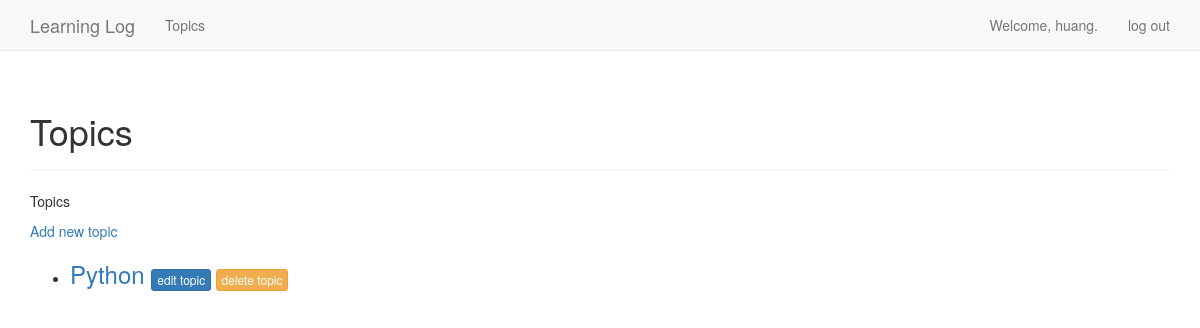
Page /topics/ (signed in) on the earlier database version.
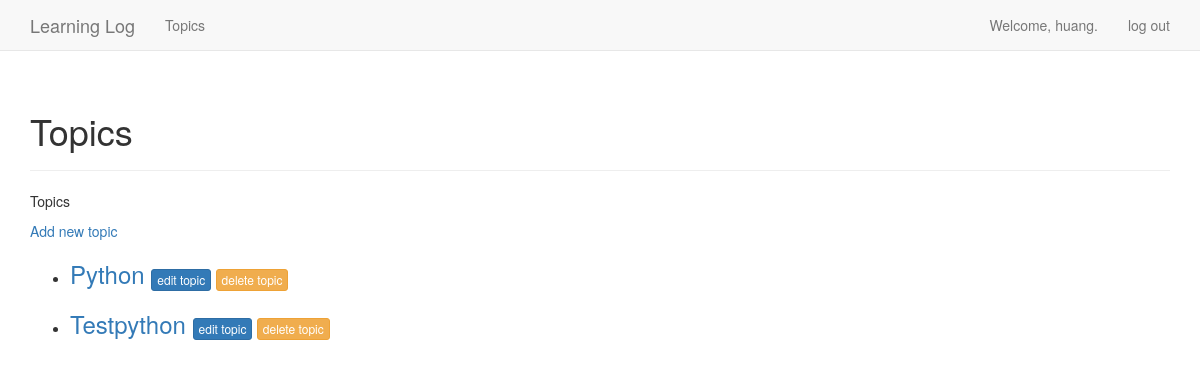
Same page on the later database version.
### learning_logs/models.py (models this page shows)
class Topic(models.Model):
    text = models.CharField(max_length=200)
    date_added = models.DateTimeField(auto_now_add=True)
    owner = models.ForeignKey(User, on_delete=models.CASCADE)
    def __str__(self):
        return self.text

### learning_logs/views.py (the view)
# urls.py: path('topics/', views.topics, name='topics'),
@login_required
def topics(request):
    topics = Topic.objects.filter(owner=request.user).order_by('date_added')
    context = {'topics': topics}
    return render(request, 'learning_logs/topics.html', context)

### learning_logs/templates/learning_logs/topics.html (shortened to what this page needs)
{% extends "learning_logs/base.html" %}
{% block header %}
<h1>Topics</h1>
{% endblock header %}
{% block content %}
    <p>Topics</p>
    <a href="{% url 'learning_logs:new_topic' %}">Add new topic</a>
    <ul>
        {% for topic in topics %}
            <li>
                <h3>
                    <a href="{% url 'learning_logs:topic' topic.id %}">{{ topic }}</a>
                    <small>
                        <a class="btn btn-primary btn-xs" href="{% url 'learning_logs:edit_topic' topic.id %}">edit topic</a>
                        <button class="btn btn-warning btn-xs" data-href="{% url 'learning_logs:del_topic' topic.id %}" data-toggle="modal" data-target="#confirm-delete">
                        delete topic
                        </button>
                    </small>
                </h3>
            </li>
        {% empty %}
            <li>No topics have been added yet.</li>
        {% endfor %}
    </ul>
{% endblock content %}

Differences in the rows shown:
added Topic: text "Testpython"
